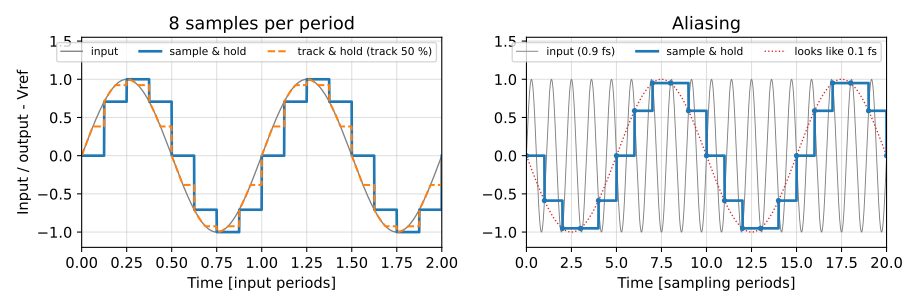

The script that drew this image:
# SPDX-License-Identifier: MIT
"""Sample & hold and track & hold in time (left: 8 clock periods per input period,
tracking half of each period), and aliasing (right: an input at 0.9 x the sampling
frequency looks like 0.1 x the sampling frequency)."""
import sys
import pathlib

import matplotlib.pyplot as plt
import numpy as np

sys.path.insert(0, str(pathlib.Path(__file__).resolve().parents[2] / "tools"))
from figures import save  # noqa: E402

fig, (ax1, ax2) = plt.subplots(1, 2, figsize=(9.5, 3.2))

# Left: time in input periods; 8 samples per period
t = np.linspace(0, 2, 4001)
x = np.sin(2 * np.pi * t)
n = 8
k = np.floor(t * n) / n
sh = np.sin(2 * np.pi * k)
th = np.where(t * n - np.floor(t * n) < 0.5, x, np.sin(2 * np.pi * (k + 0.5 / n)))
ax1.plot(t, x, color="gray", lw=1, label="input")
ax1.plot(t, sh, lw=2, label="sample & hold")
ax1.plot(t, th, lw=1.5, ls="--", label="track & hold (track 50 %)")
ax1.set_xlim(0, 2)
ax1.set_ylim(-1.2, 1.55)
ax1.set_xlabel("Time [input periods]")
ax1.set_ylabel("Input / output - Vref")
ax1.set_title("8 samples per period")
ax1.legend(loc="upper right", fontsize=8, ncol=3)

# Right: time in sampling periods; input at 0.9 fs
ts = np.linspace(0, 20, 8001)
xs = np.sin(2 * np.pi * 0.9 * ts)
ks = np.floor(ts)
ax2.plot(ts, xs, color="gray", lw=0.7, label="input (0.9 fs)")
ax2.plot(ts, np.sin(2 * np.pi * 0.9 * ks), lw=2, label="sample & hold")
ax2.plot(ts, np.sin(2 * np.pi * -0.1 * ts), color="C3", lw=1, ls=":", label="looks like 0.1 fs")
ax2.plot(np.arange(21), np.sin(2 * np.pi * 0.9 * np.arange(21)), "o", color="C0", ms=3)
ax2.set_xlim(0, 20)
ax2.set_ylim(-1.2, 1.55)
ax2.set_xlabel("Time [sampling periods]")
ax2.set_title("Aliasing")
ax2.legend(loc="upper right", fontsize=8, ncol=3)
fig.tight_layout()
save(fig, pathlib.Path(__file__).with_name("response.svg"))
